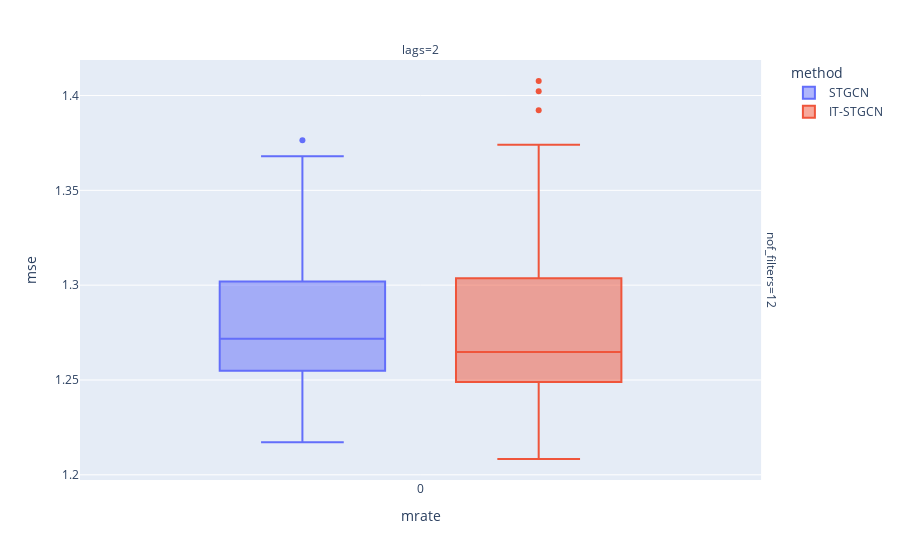

Write notebook code for a chart like this one.
### Markdown cell above
## Baseline

### Code cell
data.query("method!='GNAR' and mrate==0").plot.box(backend='plotly',x='mrate',color='method',y='mse',facet_col='lags',facet_row='nof_filters',height=600)

### Figure 1 — Plotly figure (JSON) as saved in the notebook; plotly's stock layout.template omitted (floating-point values rounded to 4 significant figures)
{"data": [{"alignmentgroup": "True", "hovertemplate": "method=STGCN<br>nof_filters=12<br>lags=2<br>mrate=%{x}<br>mse=%{y}<extra></extra>", "legendgroup": "STGCN", "marker": {"color": "#636efa"}, "name": "STGCN", "notched": false, "offsetgroup": "STGCN", "orientation": "v", "showlegend": true, "type": "box", "x": [0, 0, 0, 0, 0, 0, 0, 0, 0, 0, 0, 0, 0, 0, 0, 0, 0, 0, 0, 0, 0, 0, 0, 0, 0, 0, 0, 0, 0, 0, 0, 0, 0, 0, 0, 0, 0, 0, 0, 0, 0, 0, 0, 0, 0, 0, 0, 0, 0, 0, 0, 0, 0, 0, 0, 0, 0, 0, 0, 0], "x0": " ", "xaxis": "x", "y": [1.266, 1.268, 1.279, 1.28, 1.265, 1.295, 1.289, 1.247, 1.274, 1.255, 1.314, 1.368, 1.236, 1.22, 1.276, 1.348, 1.323, 1.264, 1.255, 1.28, 1.347, 1.255, 1.28, 1.217, 1.311, 1.284, 1.283, 1.222, 1.305, 1.376, 1.259, 1.227, 1.28, 1.269, 1.282, 1.262, 1.284, 1.351, 1.269, 1.303, 1.257, 1.227, 1.247, 1.315, 1.301, 1.303, 1.252, 1.248, 1.235, 1.234, 1.304, 1.254, 1.257, 1.31, 1.256, 1.238, 1.26, 1.32, 1.264, 1.282], "y0": " ", "yaxis": "y"}, {"alignmentgroup": "True", "hovertemplate": "method=IT-STGCN<br>nof_filters=12<br>lags=2<br>mrate=%{x}<br>mse=%{y}<extra></extra>", "legendgroup": "IT-STGCN", "marker": {"color": "#EF553B"}, "name": "IT-STGCN", "notched": false, "offsetgroup": "IT-STGCN", "orientation": "v", "showlegend": true, "type": "box", "x": [0, 0, 0, 0, 0, 0, 0, 0, 0, 0, 0, 0, 0, 0, 0, 0, 0, 0, 0, 0, 0, 0, 0, 0, 0, 0, 0, 0, 0, 0, 0, 0, 0, 0, 0, 0, 0, 0, 0, 0, 0, 0, 0, 0, 0, 0, 0, 0, 0, 0, 0, 0, 0, 0, 0, 0, 0, 0, 0, 0], "x0": " ", "xaxis": "x", "y": [1.304, 1.25, 1.238, 1.29, 1.256, 1.286, 1.374, 1.301, 1.256, 1.25, 1.208, 1.274, 1.235, 1.321, 1.245, 1.314, 1.361, 1.251, 1.241, 1.402, 1.266, 1.246, 1.313, 1.261, 1.392, 1.277, 1.249, 1.408, 1.28, 1.292, 1.34, 1.244, 1.354, 1.265, 1.334, 1.242, 1.26, 1.238, 1.246, 1.326, 1.265, 1.296, 1.264, 1.239, 1.28, 1.219, 1.238, 1.251, 1.335, 1.255, 1.23, 1.301, 1.313, 1.26, 1.267, 1.254, 1.265, 1.249, 1.264, 1.304], "y0": " ", "yaxis": "y"}], "layout": {"annotations": [{"font": {}, "showarrow": false, "text": "lags=2", "x": 0.49, "xanchor": "center", "xref": "paper", "y": 1, "yanchor": "bottom", "yref": "paper"}, {"font": {}, "showarrow": false, "text": "nof_filters=12", "textangle": 90, "x": 0.98, "xanchor": "left", "xref": "paper", "y": 0.5, "yanchor": "middle", "yref": "paper"}], "autosize": true, "boxmode": "group", "legend": {"title": {"text": "method"}, "tracegroupgap": 0}, "margin": {"t": 60}, "xaxis": {"anchor": "y", "autorange": true, "domain": [0, 0.98], "range": [-0.5017, 0.5017], "title": {"text": "mrate"}, "type": "linear"}, "yaxis": {"anchor": "x", "autorange": true, "domain": [0, 1], "range": [1.197, 1.419], "title": {"text": "mse"}, "type": "linear"}}}
